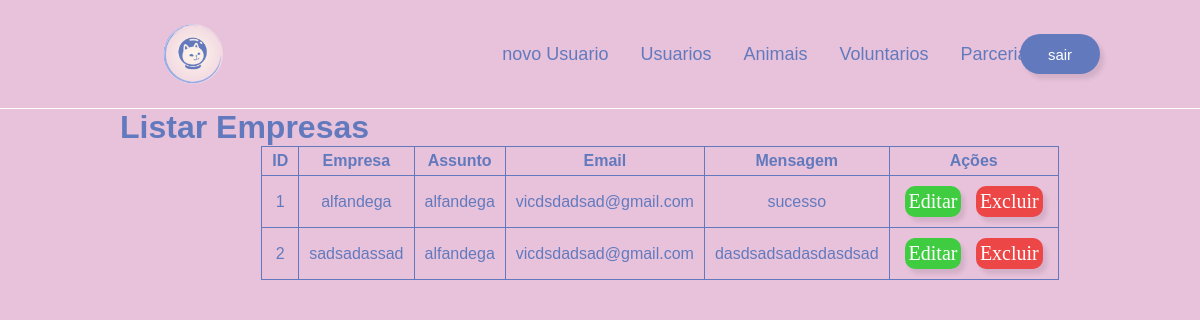
The page /administracao/crud.php?page=listar_empresarial (signed in) on the database its author committed.
### tables this page shows
CREATE TABLE `empresarial` (
  `id` int(11) NOT NULL,
  `empresa` varchar(255) NOT NULL,
  `assunto` varchar(255) NOT NULL,
  `email` varchar(255) NOT NULL,
  `mensagem` varchar(255) NOT NULL
);

### classes/db2.php (called while the page is built)
<?php
    class conexao
    {
        private $host = "localhost";
        private $user = "root";
        private $pass = "";
        private $base  = "dbcadastro";
        private $conn1;
        public function __construct()
        {
            $this->conn1 = mysqli_connect($this->host, $this->user , $this->pass) or die ("Conexao com o banco ".mysqli_error($this->conn1));
            mysqli_select_db($this->conn1,$this->base)or die ("erro ao conectar ".mysqli_error($this->conn1));
        }
        public function getConn()
        {
            return $this->conn1;
        }
    }

### classes/empresaDB.php (called while the page is built, shortened)
<?php
class empresa
{
    private $conexao;
    private $id;
    private $empresa;
    private $mensagem;
    private $assunto;
    private $email;
    public function getId()
    {
        return $this->id;
    }
    public function setId($id)
    {
        $this->id = $id;
    }
    public function getempresa()
    {
        return $this->empresa;
    }
    public function setempresa($empresa)
    {
        $this->empresa = $empresa;
    }
    public function getMensagem()
    {
        return $this->mensagem;
    }
    public function setMensagem($mensagem)
    {
        $this->mensagem = $mensagem;
    }
    public function getAssunto()
    {
        return $this->assunto;
    }
    public function setAssunto($assunto)
    {
        $this->assunto = $assunto;
    }
    public function getEmail()
    {
        return $this->email;
    }
    public function setEmail($email)
    {
        $this->email = $email;
    }
    public function __construct()
    {
        $this->conexao = new conexao();
    }
    public function Listarempresas()
    {
        $empresas = array();
        $sql = "SELECT * FROM empresarial";
        $res = mysqli_query($this->conexao->getConn(), $sql);
        while ($row = mysqli_fetch_assoc($res)) {
            $empresa = new empresa();
            $empresa->setId($row['id']);
            $empresa->setempresa($row['empresa']);
            $empresa->setAssunto($row['assunto']);
            $empresa->setEmail($row['email']);
            $empresa->setMensagem($row['mensagem']);
            $empresas[] = $empresa;
        }
        return $empresas;
    }
}

### administracao/listar_empresarial.php (the view)
<h1>Listar Empresas</h1>
<?php
include("../classes/empresaDB.php");
$candidatoss = new empresa();
$res = $candidatoss->ListarEmpresas();
$qtd = count($res);
if ($qtd > 0) {
    echo "<table class='table'>";
    echo "<th>ID</th>";
    echo "<th>Empresa</th>";
    echo "<th>Assunto</th>";
    echo "<th>Email</th>";
    echo "<th>Mensagem</th>";
    echo "<th>Ações</th>";
    foreach ($res as $row) {
        echo "<tr>";
        echo "<td>" . $row->getId() . "</td>";
        echo "<td>" . $row->getEmpresa() . "</td>";
        echo "<td>" . $row->getAssunto() . "</td>";
        echo "<td>" . $row->getEmail() . "</td>";
          echo "<td>" . $row->getMensagem() . "</td>";
       echo "<td>
            <button onclick=\"location.href='?page=editar_empresarial&id=" . $row->getId() . "'\" class='editar'>Editar</button>
            <button onclick=\"if(confirm('Tem certeza que deseja excluir?')){location.href='?page=excluir_empresas&acao=excluir&id=" . $row->getId() . "';}else{false;}\" class='excluir'>Excluir</button>
            </td>";
        echo "</tr>";
    }
    echo "</table>";
} else {
    echo "<p class='alert alert-danger'>Nenhum cadastro encontrado!!!</p>";
}
?>

### css3/crud.css (style rules this page uses)
* { margin: 0; padding: 0; box-sizing: border-box; text-decoration: none; border: none; }
body { font-size: 100%; background: #E8C2DB; }
table { border: 1px solid #627ABD; border-collapse: collapse; margin: auto; padding: 30px; }
th { padding: 5px 10px; border: 0.5px solid #627ABD; text-align: center; margin: auto; color: #627ABD; }
td { padding: 5px 10px; border: 0.5px solid #627ABD; text-align: center; margin: auto; color: #627ABD; }
.editar { background: rgb(64, 204, 64); border: none; box-shadow: 4px 5px 4px rgba(0,0,0,0.096); font-family: 'Sarala', cursive; font-weight: 400px; border-radius: 10px; font-size: 20px; color: #ffffff; cursor: pointer; margin: 5px; padding: 4px; }
.excluir { background: rgb(236, 70, 70); border: none; box-shadow: 4px 5px 4px rgba(0,0,0,0.096); font-family: 'Sarala', cursive; font-weight: 400px; border-radius: 10px; font-size: 20px; color: #ffffff; cursor: pointer; margin: 5px; padding: 4px; }

### rows shown on the page
empresarial: id "1", empresa "alfandega", assunto "alfandega", email "vicdsdadsad@gmail.com", mensagem "sucesso"
empresarial: id "2", empresa "sadsadassad", assunto "alfandega", email "vicdsdadsad@gmail.com", mensagem "dasdsadsadasdasdsad"
